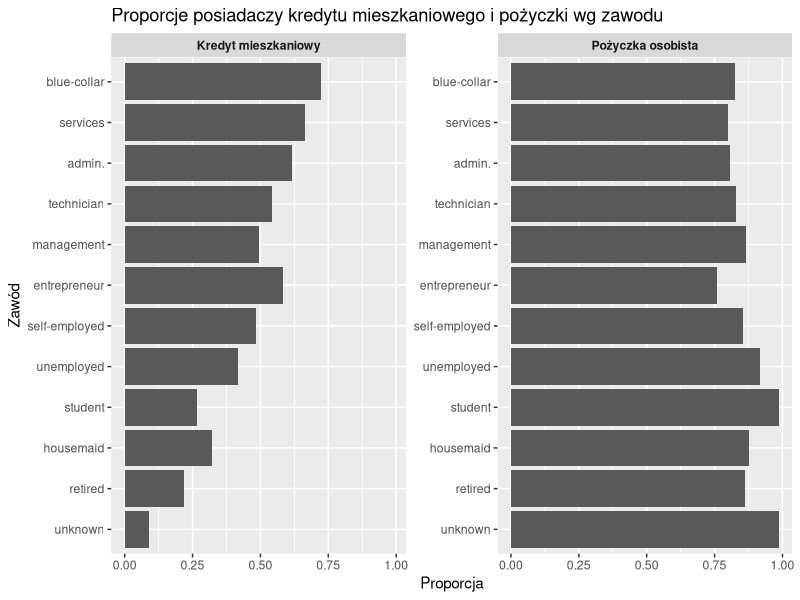
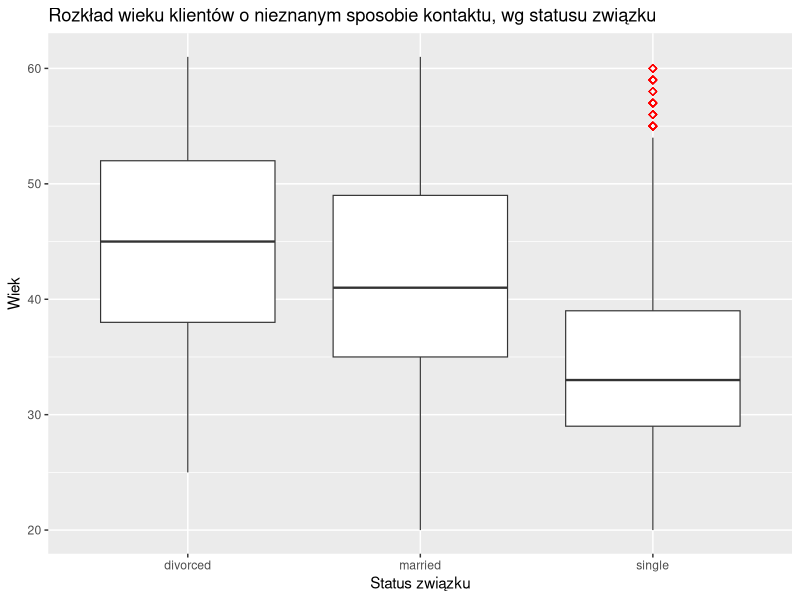
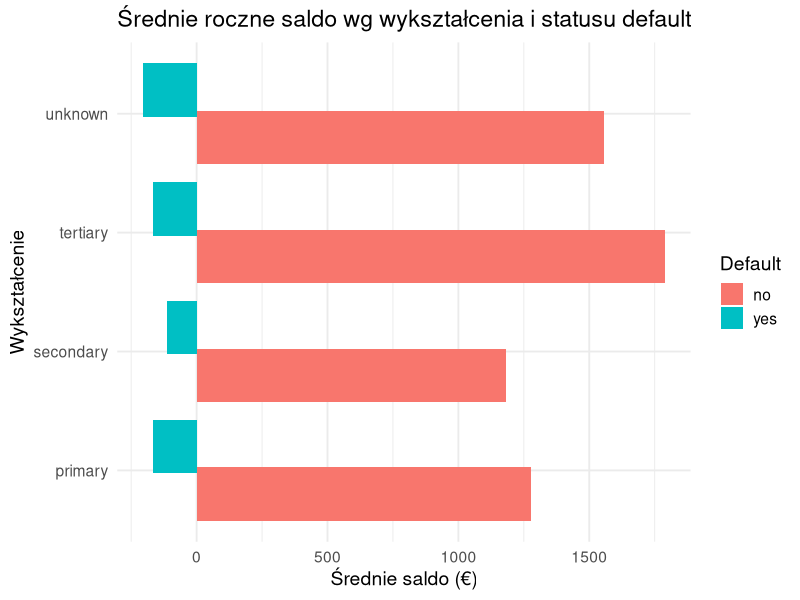
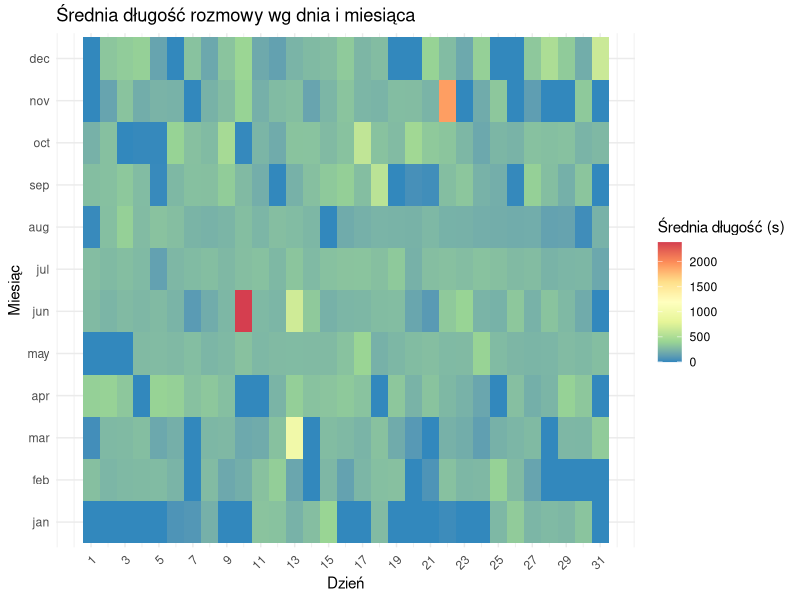
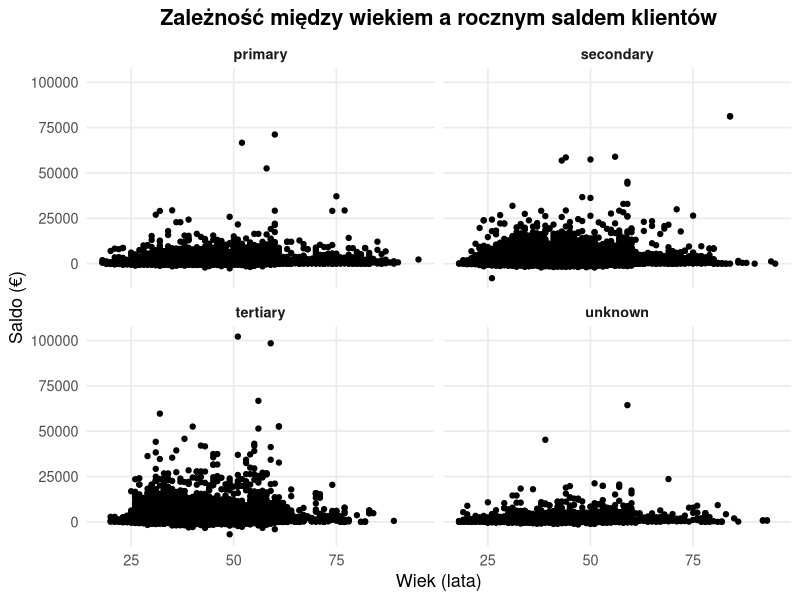

Recreate these plots in R, in order.
## ---- chunk 1
knitr::opts_chunk$set(echo = TRUE)
library(dplyr)
library(tidyr)
library(ggplot2)

### Wczytanie danych
df <- read.csv("dane.csv")

## ---- chunk 2

z1 <- df %>%
  group_by(job) %>%
  summarise(
    housing_yes = sum(housing=="yes", na.rm=T),
    housing_no = sum(housing=="no", na.rm=T),
    loan_yes = sum(loan=="yes", na.rm=T),
    loan_yes = sum(loan=="no", na.rm=T),
    total = n()
  ) %>%
  mutate(
    p_housing = housing_yes / total,
    p_loan = loan_yes / total
  )

z_long <- z1 %>%
  select(job, p_housing, p_loan) %>%
  pivot_longer(
    cols      = c(p_housing, p_loan),
    names_to = "type",
    values_to = "proportion"
  )

ggplot(z_long, aes(x = reorder(job, proportion), y = proportion)) +
  geom_col() +
  coord_flip() +
  facet_wrap(~ type, ncol = 2, scales = "free_y",
             labeller = as_labeller(c(
               p_housing = "Kredyt mieszkaniowy",
               p_loan = "Pożyczka osobista"
             ))) +
  scale_x_discrete(labels = function(x) x) + 
  labs(
    title = "Proporcje posiadaczy kredytu mieszkaniowego i pożyczki wg zawodu",
    x = "Zawód",
    y = "Proporcja"
  ) +
  theme(strip.text = element_text(face = "bold"))

## ---- chunk 3

z2 <- df %>%
  filter(contact=="unknown")

ggplot(z2, aes(x = marital, y = age)) +
  geom_boxplot(
    outlier.shape = 5,
    outlier.fill = "white",
    outlier.color = "red",
    size = 0.4
  ) +
  labs(
    title = "Rozkład wieku klientów o nieznanym sposobie kontaktu, wg statusu związku",
    x = "Status związku",
    y = "Wiek"
  )
## ---- chunk 4

z3 <- df %>%
  group_by(education, default) %>%
  summarise(
    mean_b = mean(balance, na.rm = T),
    .groups = "drop"
  )

ggplot(z3, aes(x = education, y = mean_b, fill = default)) +
  geom_col(position = position_dodge(width = 0.8)) +
  labs(
    title = "Średnie roczne saldo wg wykształcenia i statusu default",
    x = "Wykształcenie",
    y = "Średnie saldo (€)",
    fill  = "Default"
  ) +
  coord_flip() +
  theme_minimal(base_size = 14)

## ---- chunk 5

months <- factor(tolower(month.abb), levels = tolower(month.abb))

z4 <- merge(
  expand.grid(month = months, day = 1:31),
  df %>% mutate(month = tolower(month)) %>% 
       group_by(month, day) %>% 
       summarise(mean_duration = mean(duration, na.rm = T), .groups="drop"),
  by = c("month","day"), all.x = T
) %>%
  replace_na(list(mean_duration = 0))

ggplot(z4, aes(day, month, fill = mean_duration)) +
  geom_tile() +
  scale_fill_distiller(name = "Średnia długość (s)", palette = "Spectral") +
  scale_x_continuous(breaks = seq(1,31,2)) +
  labs(title="Średnia długość rozmowy wg dnia i miesiąca", x="Dzień", y="Miesiąc") +
  theme_minimal() +
  theme(axis.text.x = element_text(angle=45, hjust=1))

## ---- chunk 6

ggplot(df, aes(x = age, y = balance)) +
  geom_point() +
  facet_wrap(~ education) +
  labs(
    title = "Zależność między wiekiem a rocznym saldem klientów",
    x = "Wiek (lata)",
    y = "Saldo (€)"
  ) +
  theme_minimal(base_size = 13) +
  theme(
    strip.text = element_text(face = "bold"),
    plot.title = element_text(face = "bold", hjust = 0.5),
    plot.subtitle = element_text(size = 11, hjust = 0.5),
    panel.grid.minor = element_blank()
  )
## ---- chunk 7

z6 <- df %>%
  filter(job %in% c("unemployed", "unknown")) %>%
  filter(housing == "yes" | loan == "yes") %>%
  group_by(job) %>%
  summarise(
    total_credit = n(),
    defaults  = sum(default == "yes", na.rm = T),
    p_defaults = defaults / total_credit * 100,
    housing_defaults = sum(default == "yes" & housing == "yes", na.rm = T),
    loan_defaults = sum(default == "yes" & loan == "yes", na.rm = T),
    .groups = "drop"
  )

knitr::kable(
  z6,
  caption = "Procent niespłacających kredytu u osób bezrobotnych i o nieznanym zawodzie",
)
